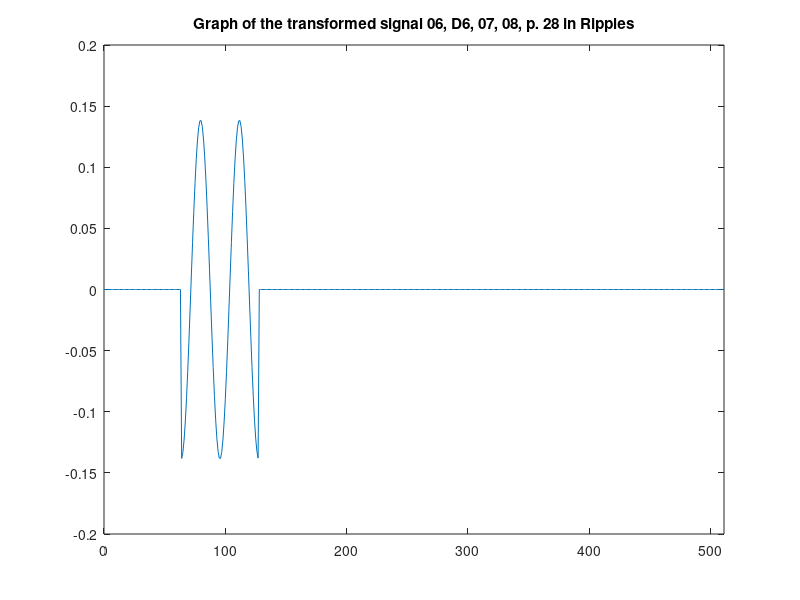
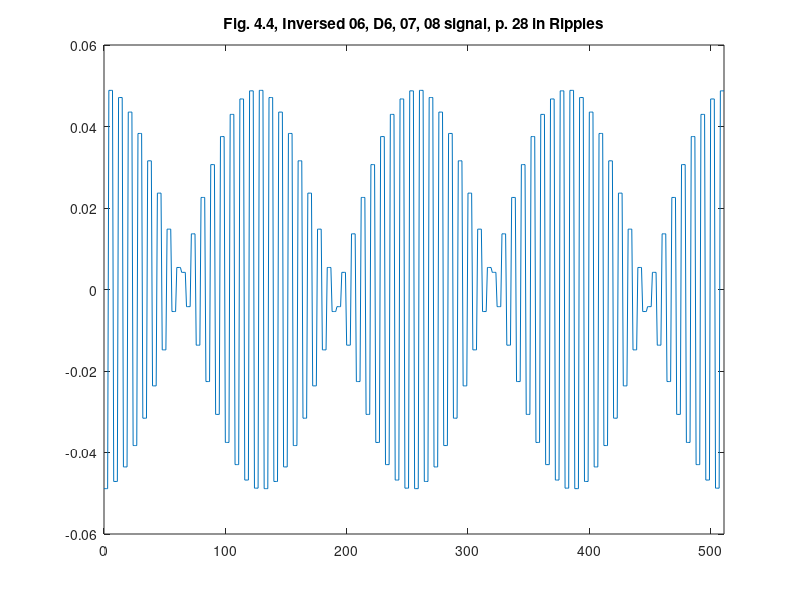

The MATLAB script that drew these images, in order:
%% ========================================================================
%% Programmatic octave notes on "Ripples in Mathematics" by A. Jensen
%% and A. la Cour-Harbo written with a deep gratitude to the authors for
%% this wonderful text. I added a few graphs to help me visualize Fig. 4.4.
%% 
%% Reconstruction of graphs on p.28, Ch 04.
%%
%% Author: Vladimir Kulyukin
%% 
%% NB: I have tested this code in Octave, not Matlab.
%%
%% The numbers below were computed by my Java OneDHaar class methods
%% available at https://github.com/VKEDCO/java/blob/master/haar/org.vkedco.wavelets.haar/OneDHaar.java &
%% https://github.com/VKEDCO/java/blob/master/haar/org.vkedco.wavelets.tests/RipplesInMathCh04.java
%% =========================================================================


t = [0:511];

y_s06_d6_07_08_p28 = [
0.0
0.0
0.0
0.0
0.0
0.0
0.0
0.0
0.0
0.0
0.0
0.0
0.0
0.0
0.0
0.0
0.0
0.0
0.0
0.0
0.0
0.0
0.0
0.0
0.0
0.0
0.0
0.0
0.0
0.0
0.0
0.0
0.0
0.0
0.0
0.0
0.0
0.0
0.0
0.0
0.0
0.0
0.0
0.0
0.0
0.0
0.0
0.0
0.0
0.0
0.0
0.0
0.0
0.0
0.0
0.0
0.0
0.0
0.0
0.0
0.0
0.0
0.0
0.0
-0.1382205356729931
-0.13324253778085945
-0.12314410388508332
-0.10831331113701251
-0.08932009858475111
-0.06689436473516598
-0.041897917963600595
-0.015291357701316859
0.011902840861936378
0.03863961992605535
0.06389150006576436
0.08668806568871212
0.10615325756246972
0.12153903927953467
0.13225414387696569
0.13788679589418307
0.1382205356729931
0.13324253778085923
0.12314410388508332
0.10831331113701283
0.08932009858475126
0.06689436473516598
0.041897917963600435
0.015291357701316859
-0.01190284086193622
-0.03863961992605488
-0.06389150006576436
-0.08668806568871212
-0.10615325756247004
-0.12153903927953467
-0.13225414387696544
-0.13788679589418357
-0.13822053567299325
-0.13324253778085893
-0.12314410388508293
-0.10831331113701298
-0.08932009858475126
-0.06689436473516583
-0.041897917963600435
-0.015291357701317173
0.01190284086193622
0.03863961992605519
0.06389150006576451
0.08668806568871165
0.10615325756246989
0.121539039279535
0.13225414387696582
0.13788679589418265
0.13822053567299264
0.1332425377808602
0.12314410388508332
0.10831331113701204
0.08932009858475064
0.06689436473516598
0.041897917963600595
0.015291357701317015
-0.011902840861936378
-0.03863961992605519
-0.06389150006576436
-0.08668806568871165
-0.10615325756247004
-0.121539039279535
-0.13225414387696582
-0.13788679589418262
0.0
0.0
0.0
0.0
0.0
0.0
0.0
0.0
0.0
0.0
0.0
0.0
0.0
0.0
0.0
0.0
0.0
0.0
0.0
0.0
0.0
0.0
0.0
0.0
0.0
0.0
0.0
0.0
0.0
0.0
0.0
0.0
0.0
0.0
0.0
0.0
0.0
0.0
0.0
0.0
0.0
0.0
0.0
0.0
0.0
0.0
0.0
0.0
0.0
0.0
0.0
0.0
0.0
0.0
0.0
0.0
0.0
0.0
0.0
0.0
0.0
0.0
0.0
0.0
0.0
0.0
0.0
0.0
0.0
0.0
0.0
0.0
0.0
0.0
0.0
0.0
0.0
0.0
0.0
0.0
0.0
0.0
0.0
0.0
0.0
0.0
0.0
0.0
0.0
0.0
0.0
0.0
0.0
0.0
0.0
0.0
0.0
0.0
0.0
0.0
0.0
0.0
0.0
0.0
0.0
0.0
0.0
0.0
0.0
0.0
0.0
0.0
0.0
0.0
0.0
0.0
0.0
0.0
0.0
0.0
0.0
0.0
0.0
0.0
0.0
0.0
0.0
0.0
0.0
0.0
0.0
0.0
0.0
0.0
0.0
0.0
0.0
0.0
0.0
0.0
0.0
0.0
0.0
0.0
0.0
0.0
0.0
0.0
0.0
0.0
0.0
0.0
0.0
0.0
0.0
0.0
0.0
0.0
0.0
0.0
0.0
0.0
0.0
0.0
0.0
0.0
0.0
0.0
0.0
0.0
0.0
0.0
0.0
0.0
0.0
0.0
0.0
0.0
0.0
0.0
0.0
0.0
0.0
0.0
0.0
0.0
0.0
0.0
0.0
0.0
0.0
0.0
0.0
0.0
0.0
0.0
0.0
0.0
0.0
0.0
0.0
0.0
0.0
0.0
0.0
0.0
0.0
0.0
0.0
0.0
0.0
0.0
0.0
0.0
0.0
0.0
0.0
0.0
0.0
0.0
0.0
0.0
0.0
0.0
0.0
0.0
0.0
0.0
0.0
0.0
0.0
0.0
0.0
0.0
0.0
0.0
0.0
0.0
0.0
0.0
0.0
0.0
0.0
0.0
0.0
0.0
0.0
0.0
0.0
0.0
0.0
0.0
0.0
0.0
0.0
0.0
0.0
0.0
0.0
0.0
0.0
0.0
0.0
0.0
0.0
0.0
0.0
0.0
0.0
0.0
0.0
0.0
0.0
0.0
0.0
0.0
0.0
0.0
0.0
0.0
0.0
0.0
0.0
0.0
0.0
0.0
0.0
0.0
0.0
0.0
0.0
0.0
0.0
0.0
0.0
0.0
0.0
0.0
0.0
0.0
0.0
0.0
0.0
0.0
0.0
0.0
0.0
0.0
0.0
0.0
0.0
0.0
0.0
0.0
0.0
0.0
0.0
0.0
0.0
0.0
0.0
0.0
0.0
0.0
0.0
0.0
0.0
0.0
0.0
0.0
0.0
0.0
0.0
0.0
0.0
0.0
0.0
0.0
0.0
0.0
0.0
0.0
0.0
0.0
0.0
0.0
0.0
0.0
0.0
0.0
0.0
0.0
0.0
0.0
0.0
0.0
0.0
0.0
0.0
0.0
0.0
0.0
0.0
0.0
0.0
0.0
0.0
0.0
0.0
0.0
0.0
0.0
0.0
0.0
0.0
0.0
0.0
0.0
0.0
0.0
0.0
0.0
0.0
0.0
];

figure;
plot(t, y_s06_d6_07_08_p28);
xlim([0 511]);
title('Graph of the transformed signal 06, D6, 07, 08, p. 28 in Ripples');

y_fig44c_p28 = [
-0.04886833903680526
-0.04886833903680526
-0.04886833903680526
-0.04886833903680526
0.04886833903680526
0.04886833903680526
0.04886833903680526
0.04886833903680526
-0.04710835100367523
-0.04710835100367523
-0.04710835100367523
-0.04710835100367523
0.04710835100367523
0.04710835100367523
0.04710835100367523
0.04710835100367523
-0.04353801546014154
-0.04353801546014154
-0.04353801546014154
-0.04353801546014154
0.04353801546014154
0.04353801546014154
0.04353801546014154
0.04353801546014154
-0.03829453839887497
-0.03829453839887497
-0.03829453839887497
-0.03829453839887497
0.03829453839887497
0.03829453839887497
0.03829453839887497
0.03829453839887497
-0.031579423702764224
-0.031579423702764224
-0.031579423702764224
-0.031579423702764224
0.031579423702764224
0.031579423702764224
0.031579423702764224
0.031579423702764224
-0.023650729463701056
-0.023650729463701056
-0.023650729463701056
-0.023650729463701056
0.023650729463701056
0.023650729463701056
0.023650729463701056
0.023650729463701056
-0.014813150954829822
-0.014813150954829822
-0.014813150954829822
-0.014813150954829822
0.014813150954829822
0.014813150954829822
0.014813150954829822
0.014813150954829822
-0.005406311362075144
-0.005406311362075144
-0.005406311362075144
-0.005406311362075144
0.005406311362075144
0.005406311362075144
0.005406311362075144
0.005406311362075144
0.004208289744429771
0.004208289744429771
0.004208289744429771
0.004208289744429771
-0.004208289744429771
-0.004208289744429771
-0.004208289744429771
-0.004208289744429771
0.01366116863609229
0.01366116863609229
0.01366116863609229
0.01366116863609229
-0.01366116863609229
-0.01366116863609229
-0.01366116863609229
-0.01366116863609229
0.02258905647834136
0.02258905647834136
0.02258905647834136
0.02258905647834136
-0.02258905647834136
-0.02258905647834136
-0.02258905647834136
-0.02258905647834136
0.030648859548216608
0.030648859548216608
0.030648859548216608
0.030648859548216608
-0.030648859548216608
-0.030648859548216608
-0.030648859548216608
-0.030648859548216608
0.03753084413373225
0.03753084413373225
0.03753084413373225
0.03753084413373225
-0.03753084413373225
-0.03753084413373225
-0.03753084413373225
-0.03753084413373225
0.042970539426728564
0.042970539426728564
0.042970539426728564
0.042970539426728564
-0.042970539426728564
-0.042970539426728564
-0.042970539426728564
-0.042970539426728564
0.04675890098771187
0.04675890098771187
0.04675890098771187
0.04675890098771187
-0.04675890098771187
-0.04675890098771187
-0.04675890098771187
-0.04675890098771187
0.048750344206431116
0.048750344206431116
0.048750344206431116
0.048750344206431116
-0.048750344206431116
-0.048750344206431116
-0.048750344206431116
-0.048750344206431116
0.04886833903680526
0.04886833903680526
0.04886833903680526
0.04886833903680526
-0.04886833903680526
-0.04886833903680526
-0.04886833903680526
-0.04886833903680526
0.04710835100367516
0.04710835100367516
0.04710835100367516
0.04710835100367516
-0.04710835100367516
-0.04710835100367516
-0.04710835100367516
-0.04710835100367516
0.04353801546014154
0.04353801546014154
0.04353801546014154
0.04353801546014154
-0.04353801546014154
-0.04353801546014154
-0.04353801546014154
-0.04353801546014154
0.03829453839887508
0.03829453839887508
0.03829453839887508
0.03829453839887508
-0.03829453839887508
-0.03829453839887508
-0.03829453839887508
-0.03829453839887508
0.03157942370276428
0.03157942370276428
0.03157942370276428
0.03157942370276428
-0.03157942370276428
-0.03157942370276428
-0.03157942370276428
-0.03157942370276428
0.023650729463701056
0.023650729463701056
0.023650729463701056
0.023650729463701056
-0.023650729463701056
-0.023650729463701056
-0.023650729463701056
-0.023650729463701056
0.014813150954829764
0.014813150954829764
0.014813150954829764
0.014813150954829764
-0.014813150954829764
-0.014813150954829764
-0.014813150954829764
-0.014813150954829764
0.005406311362075144
0.005406311362075144
0.005406311362075144
0.005406311362075144
-0.005406311362075144
-0.005406311362075144
-0.005406311362075144
-0.005406311362075144
-0.004208289744429715
-0.004208289744429715
-0.004208289744429715
-0.004208289744429715
0.004208289744429715
0.004208289744429715
0.004208289744429715
0.004208289744429715
-0.013661168636092123
-0.013661168636092123
-0.013661168636092123
-0.013661168636092123
0.013661168636092123
0.013661168636092123
0.013661168636092123
0.013661168636092123
-0.02258905647834136
-0.02258905647834136
-0.02258905647834136
-0.02258905647834136
0.02258905647834136
0.02258905647834136
0.02258905647834136
0.02258905647834136
-0.030648859548216608
-0.030648859548216608
-0.030648859548216608
-0.030648859548216608
0.030648859548216608
0.030648859548216608
0.030648859548216608
0.030648859548216608
-0.03753084413373236
-0.03753084413373236
-0.03753084413373236
-0.03753084413373236
0.03753084413373236
0.03753084413373236
0.03753084413373236
0.03753084413373236
-0.042970539426728564
-0.042970539426728564
-0.042970539426728564
-0.042970539426728564
0.042970539426728564
0.042970539426728564
0.042970539426728564
0.042970539426728564
-0.04675890098771178
-0.04675890098771178
-0.04675890098771178
-0.04675890098771178
0.04675890098771178
0.04675890098771178
0.04675890098771178
0.04675890098771178
-0.0487503442064313
-0.0487503442064313
-0.0487503442064313
-0.0487503442064313
0.0487503442064313
0.0487503442064313
0.0487503442064313
0.0487503442064313
-0.048868339036805306
-0.048868339036805306
-0.048868339036805306
-0.048868339036805306
0.048868339036805306
0.048868339036805306
0.048868339036805306
0.048868339036805306
-0.047108351003675046
-0.047108351003675046
-0.047108351003675046
-0.047108351003675046
0.047108351003675046
0.047108351003675046
0.047108351003675046
0.047108351003675046
-0.043538015460141404
-0.043538015460141404
-0.043538015460141404
-0.043538015460141404
0.043538015460141404
0.043538015460141404
0.043538015460141404
0.043538015460141404
-0.03829453839887514
-0.03829453839887514
-0.03829453839887514
-0.03829453839887514
0.03829453839887514
0.03829453839887514
0.03829453839887514
0.03829453839887514
-0.03157942370276428
-0.03157942370276428
-0.03157942370276428
-0.03157942370276428
0.03157942370276428
0.03157942370276428
0.03157942370276428
0.03157942370276428
-0.023650729463701
-0.023650729463701
-0.023650729463701
-0.023650729463701
0.023650729463701
0.023650729463701
0.023650729463701
0.023650729463701
-0.014813150954829764
-0.014813150954829764
-0.014813150954829764
-0.014813150954829764
0.014813150954829764
0.014813150954829764
0.014813150954829764
0.014813150954829764
-0.005406311362075255
-0.005406311362075255
-0.005406311362075255
-0.005406311362075255
0.005406311362075255
0.005406311362075255
0.005406311362075255
0.005406311362075255
0.004208289744429715
0.004208289744429715
0.004208289744429715
0.004208289744429715
-0.004208289744429715
-0.004208289744429715
-0.004208289744429715
-0.004208289744429715
0.013661168636092234
0.013661168636092234
0.013661168636092234
0.013661168636092234
-0.013661168636092234
-0.013661168636092234
-0.013661168636092234
-0.013661168636092234
0.022589056478341415
0.022589056478341415
0.022589056478341415
0.022589056478341415
-0.022589056478341415
-0.022589056478341415
-0.022589056478341415
-0.022589056478341415
0.03064885954821644
0.03064885954821644
0.03064885954821644
0.03064885954821644
-0.03064885954821644
-0.03064885954821644
-0.03064885954821644
-0.03064885954821644
0.037530844133732304
0.037530844133732304
0.037530844133732304
0.037530844133732304
-0.037530844133732304
-0.037530844133732304
-0.037530844133732304
-0.037530844133732304
0.042970539426728675
0.042970539426728675
0.042970539426728675
0.042970539426728675
-0.042970539426728675
-0.042970539426728675
-0.042970539426728675
-0.042970539426728675
0.04675890098771192
0.04675890098771192
0.04675890098771192
0.04675890098771192
-0.04675890098771192
-0.04675890098771192
-0.04675890098771192
-0.04675890098771192
0.04875034420643097
0.04875034420643097
0.04875034420643097
0.04875034420643097
-0.04875034420643097
-0.04875034420643097
-0.04875034420643097
-0.04875034420643097
0.04886833903680509
0.04886833903680509
0.04886833903680509
0.04886833903680509
-0.04886833903680509
-0.04886833903680509
-0.04886833903680509
-0.04886833903680509
0.0471083510036755
0.0471083510036755
0.0471083510036755
0.0471083510036755
-0.0471083510036755
-0.0471083510036755
-0.0471083510036755
-0.0471083510036755
0.04353801546014154
0.04353801546014154
0.04353801546014154
0.04353801546014154
-0.04353801546014154
-0.04353801546014154
-0.04353801546014154
-0.04353801546014154
0.038294538398874804
0.038294538398874804
0.038294538398874804
0.038294538398874804
-0.038294538398874804
-0.038294538398874804
-0.038294538398874804
-0.038294538398874804
0.03157942370276406
0.03157942370276406
0.03157942370276406
0.03157942370276406
-0.03157942370276406
-0.03157942370276406
-0.03157942370276406
-0.03157942370276406
0.023650729463701056
0.023650729463701056
0.023650729463701056
0.023650729463701056
-0.023650729463701056
-0.023650729463701056
-0.023650729463701056
-0.023650729463701056
0.014813150954829822
0.014813150954829822
0.014813150954829822
0.014813150954829822
-0.014813150954829822
-0.014813150954829822
-0.014813150954829822
-0.014813150954829822
0.005406311362075199
0.005406311362075199
0.005406311362075199
0.005406311362075199
-0.005406311362075199
-0.005406311362075199
-0.005406311362075199
-0.005406311362075199
-0.004208289744429771
-0.004208289744429771
-0.004208289744429771
-0.004208289744429771
0.004208289744429771
0.004208289744429771
0.004208289744429771
0.004208289744429771
-0.013661168636092234
-0.013661168636092234
-0.013661168636092234
-0.013661168636092234
0.013661168636092234
0.013661168636092234
0.013661168636092234
0.013661168636092234
-0.02258905647834136
-0.02258905647834136
-0.02258905647834136
-0.02258905647834136
0.02258905647834136
0.02258905647834136
0.02258905647834136
0.02258905647834136
-0.03064885954821644
-0.03064885954821644
-0.03064885954821644
-0.03064885954821644
0.03064885954821644
0.03064885954821644
0.03064885954821644
0.03064885954821644
-0.03753084413373236
-0.03753084413373236
-0.03753084413373236
-0.03753084413373236
0.03753084413373236
0.03753084413373236
0.03753084413373236
0.03753084413373236
-0.042970539426728675
-0.042970539426728675
-0.042970539426728675
-0.042970539426728675
0.042970539426728675
0.042970539426728675
0.042970539426728675
0.042970539426728675
-0.04675890098771192
-0.04675890098771192
-0.04675890098771192
-0.04675890098771192
0.04675890098771192
0.04675890098771192
0.04675890098771192
0.04675890098771192
-0.048750344206430964
-0.048750344206430964
-0.048750344206430964
-0.048750344206430964
0.048750344206430964
0.048750344206430964
0.048750344206430964
0.048750344206430964
];

figure;
plot(t, y_fig44c_p28);
xlim([0 511]);
title('Fig. 4.4, Inversed 06, D6, 07, 08 signal, p. 28 in Ripples');
